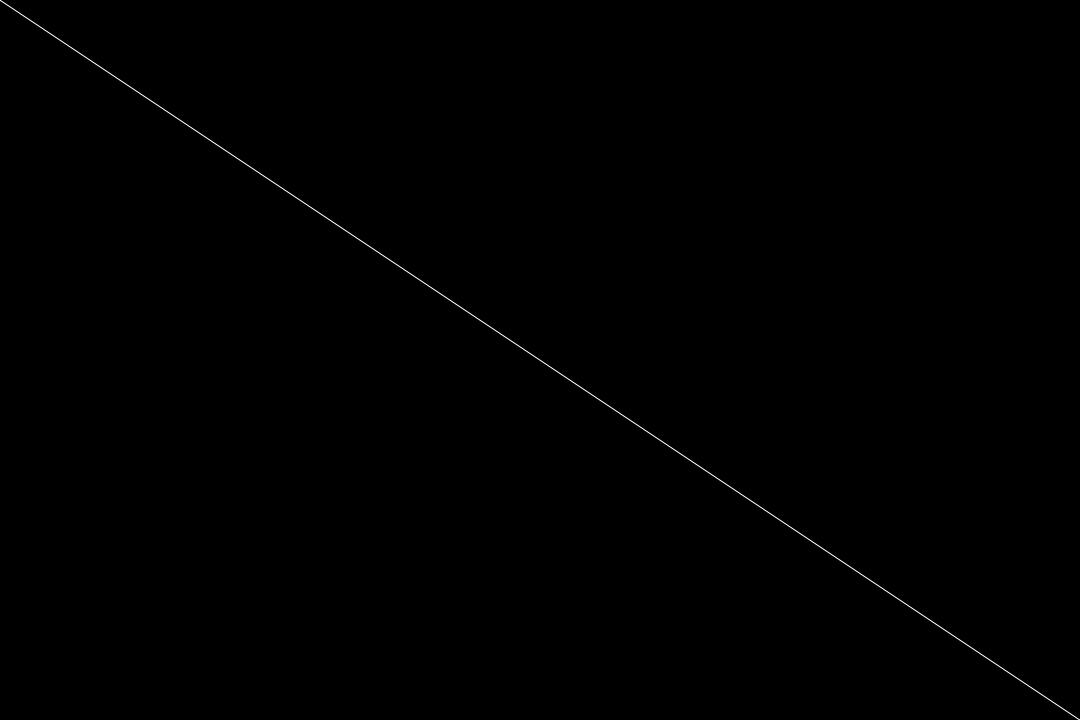
Frame 1 (no input)
Frame 60 (the mouse pressed at the canvas centre just before this capture): identical to frame 1, image omitted
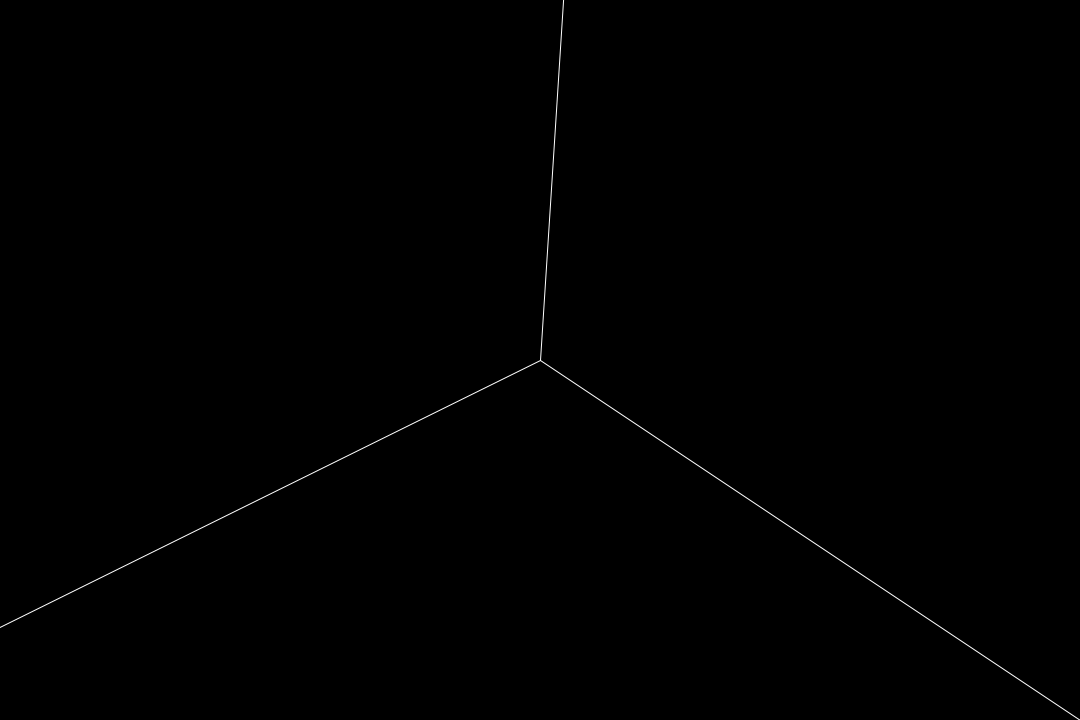
Frame 120 (the mouse held since frame 60 and released just before this capture)

The Processing sketch that drew these frames (run headless with seeded random() and noise(); from frame 60 on, the mouse is pressed at the canvas centre):

// Processing sketch: pie
// ── pie.pde
int numSlices = 3;

void setup() {
  size(1080, 720);
  //fullScreen();  
}


void draw() {
  background(0);
  
  stroke(255);
  strokeWeight(1);
  for (int i = 0; i < numSlices; i++) {
    float angle = map(i, 0, numSlices, 0, TWO_PI);
    pushMatrix();
    translate(mouseX, mouseY);
    rotate(angle);
    line(0, 0, width, height);
    popMatrix();
  }
}

void keyPressed() {
  switch(keyCode) {
  case RIGHT:
    numSlices++;
    break;
  case LEFT:
    numSlices--;
    break;
  }
  
  numSlices = constrain(numSlices, 0, 100);
  println("NUM SLICES", numSlices);
}
